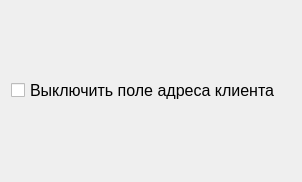
<?xml version="1.0" encoding="UTF-8"?>
<ui version="4.0">
 <class>Setting</class>
 <widget class="QDialog" name="Setting">
  <property name="geometry">
   <rect>
    <x>0</x>
    <y>0</y>
    <width>302</width>
    <height>182</height>
   </rect>
  </property>
  <property name="windowTitle">
   <string>Dialog</string>
  </property>
  <layout class="QHBoxLayout" name="horizontalLayout">
   <item>
    <layout class="QVBoxLayout" name="verticalLayout">
     <item>
      <widget class="QCheckBox" name="adressCheckBox">
       <property name="font">
        <font>
         <family>Tahoma</family>
         <pointsize>12</pointsize>
        </font>
       </property>
       <property name="text">
        <string>Выключить поле адреса клиента</string>
       </property>
      </widget>
     </item>
    </layout>
   </item>
  </layout>
 </widget>
 <resources/>
 <connections/>
</ui>
